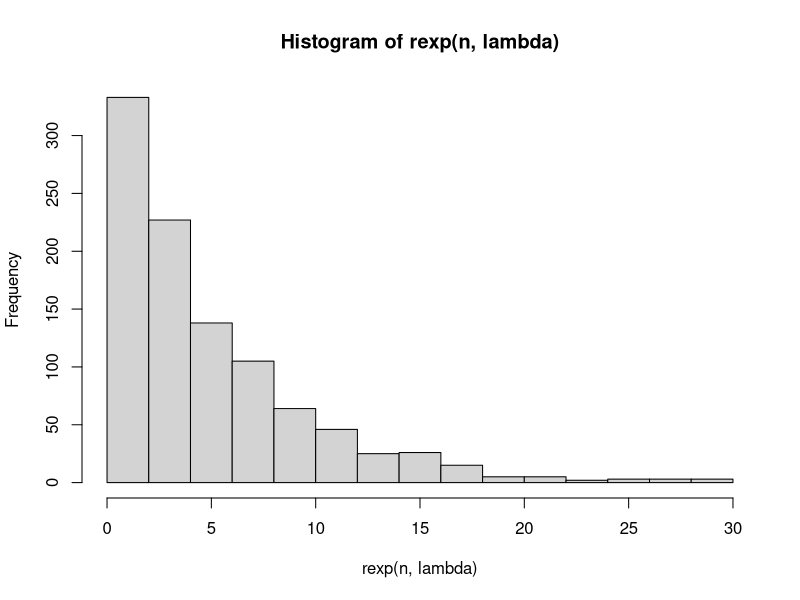
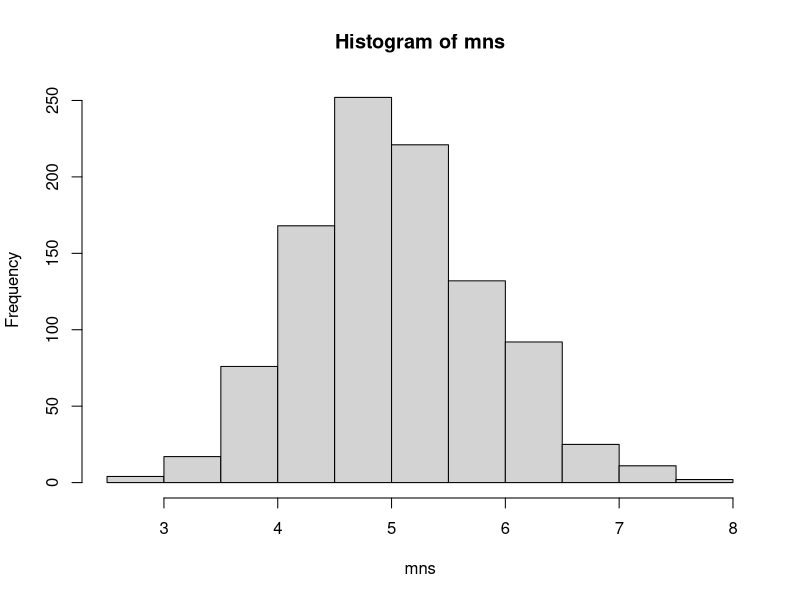

Source code (R) for these figures, in order:
## ---- chunk 1
lambda <- 0.2
n <- 1000
hist(rexp(n, lambda))
## ---- chunk 2
mns = NULL
for (i in 1 : 1000) mns = c(mns, mean(rexp(40, lambda)))
hist(mns)
